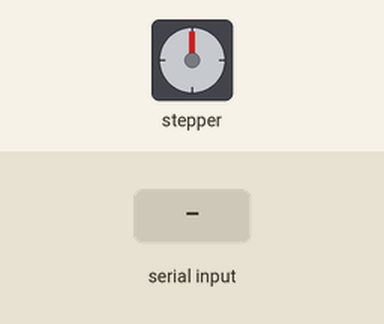
A program run on a simulated Raspberry Pi (BCM pin numbers). Shown: stepper motor. The test bench sets the inputs (shaded band). The stepper is drawn at 2048 steps a turn; what the program prints to the terminal is not drawn.

Above: at 1.7 s.
1.8 s: "1" typed at the terminal
3.3 s: "izq" typed at the terminal
4.8 s: "med" typed at the terminal
Timing chart, 0 to 7.8 s (numbered marks = the images above; inputs shaded):
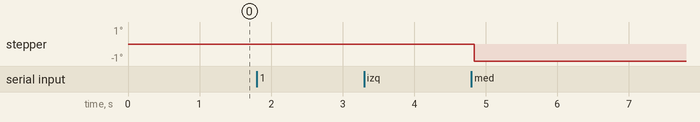

Measured:
- after the input at 1.8 s, every drawn part: stays the same
- after the input at 3.3 s, every drawn part: stays the same

The program:

motorpap2.py
```python
#!/usr/bin/env python

# import required libs
import time
import RPi.GPIO as GPIO

GPIO.cleanup() #cleaning up in case GPIOS have been preactivated

# Use BCM GPIO references
# instead of physical pin numbers
GPIO.setmode(GPIO.BCM)

# be sure you are setting pins accordingly
# GPIO10,GPIO9,GPIO11,GPI25
StepPins = [10,9,11,25]

# Set all pins as output
for pin in StepPins:
  GPIO.setup(pin,GPIO.OUT)
  GPIO.output(pin, False)

#wait some time to start
time.sleep(0.5)

# Define some settings
StepCounter = 0
WaitTime = 0.0015

# Full giro anti horario
Seq1 = []
Seq1 = range(0, 4)
Seq1[0] = [1,1,0,0]
Seq1[1] = [1,0,0,1]
Seq1[2] = [0,0,1,1]
Seq1[3] = [0,1,1,0]

# Define advanced sequence
# medio giro horario
Seq2 = []
Seq2 = range(0, 8)
Seq2[0] = [1,0,0,0]
Seq2[1] = [1,1,0,0]
Seq2[2] = [0,1,0,0]
Seq2[3] = [0,1,1,0]
Seq2[4] = [0,0,1,0]
Seq2[5] = [0,0,1,1]
Seq2[6] = [0,0,0,1]
Seq2[7] = [1,0,0,1]

# medio giro anti horario
Seq4 = []
Seq4 = range(0, 8)
Seq4[0] = [1,0,0,0]
Seq4[1] = [1,0,0,1]
Seq4[2] = [0,0,0,1]
Seq4[3] = [0,0,1,1]
Seq4[4] = [0,0,1,0]
Seq4[5] = [0,1,1,0]
Seq4[6] = [0,1,0,0]
Seq4[7] = [1,1,0,0]

#Full torque giro horario
Seq3 = []
Seq3 = [3,2,1,0]
Seq3[0] = [0,0,1,1]
Seq3[1] = [1,0,0,1]
Seq3[2] = [1,1,0,0]
Seq3[3] = [0,1,1,0]


def girarIF(aux):
	StepCounter=0
	print(aux*8)
	for x in range(1,aux*8):
		print("El valor de x es ",x)
		for z in range(0, 4):
			print("el valor de z es ",z)
			xpin2 = StepPins[z]
			print("el valor de pin es ",xpin2)
			print("el contador es ",StepCounter)
			print(Seq1[StepCounter][z])
			if Seq1[StepCounter][z]==1:
				print " Step %i Enable %i" %(StepCounter,xpin2)
				GPIO.output(xpin2, True)
			else:
				GPIO.output(xpin2, False)
		print("6")
		StepCounter = StepCounter+1
		print("7")
		if (StepCounter==4):
			StepCounter = 0
		if (StepCounter<0):
			StepCounter = 0
		# Wait before moving on
		time.sleep(WaitTime)

def girarIM(aux):
	StepCounter=0
	print(aux*8)
	for x in range(1,aux*8):
		print("El valor de x es ",x)
		for z in range(0, 4):
			print("el valor de z es ",z)
			xpin2 = StepPins[z]
			print("el valor de pin es ",xpin2)
			print("el contador es ",StepCounter)
			print(Seq4[StepCounter][z])
			if Seq4[StepCounter][z]==1:
				print " Step %i Enable %i" %(StepCounter,xpin2)
				GPIO.output(xpin2, True)
			else:
				GPIO.output(xpin2, False)
		print("6")
		StepCounter = StepCounter+1
		print("7")
		if (StepCounter==8):
			StepCounter = 0
		if (StepCounter<0):
			StepCounter = 0
		# Wait before moving on
		time.sleep(WaitTime)

def girarDF(aux):
	StepCounter=0
	for x in range(1,aux*4):
		for pin in range(0, 4):
			xpin3 = StepPins[pin]
      		if Seq3[StepCounter][pin]!=0:
        		print " Step %i Enable %i" %(StepCounter,xpin3)
        		GPIO.output(xpin3, True)
      		else:
       			GPIO.output(xpin3, False)
    	StepCounter += 1

    	if (StepCounter==4):
    		StepCounter = 0
    	if (StepCounter<0):
    		StepCounter = 0
		# Wait before moving on
		time.sleep(WaitTime)

def girarDM(aux):
	StepCounter=0
	for x in range(1,aux*8):
		for pin in range(0, 4):
			xpin4 = StepPins[pin]
      		if Seq2[StepCounter][pin]!=0:
        		print " Step %i Enable %i" %(StepCounter,xpin4)
        		GPIO.output(xpin4, True)
      		else:
       			GPIO.output(xpin4, False)
    	StepCounter += 1

    	if (StepCounter==8):
    		StepCounter = 0
    	if (StepCounter<0):
    		StepCounter = 0
		# Wait before moving on
		time.sleep(WaitTime)


# Start main loop
try:
	while 1==1:
  		print("Selecciona cantidad de movimiento:")
		movimiento=raw_input()
		movimiento=int(movimiento)
		print("Selecciona direccion izquierda(izq) o derecha(der):")
		direccion=raw_input()
		if direccion=="izq":
			print("Selecciona velocidad media(med) o rapida(fast):")
			velocidad=raw_input();
			if velocidad=="med":
				girarIM(movimiento)
			else:
				girarIF(movimiento)
		else:
			print("Selecciona velocidad media(1) o rapida(2):")
			velocidad=raw_input();
			if velocidad=='med':
				girarDM(movimiento)
			else:
				girarDF(movimiento)
		for pin in StepPins:
			GPIO.output(pin, False)
except:
  GPIO.cleanup();
finally: #cleaning up and setting pins to low again (motors can get hot if you wont)
  GPIO.cleanup();
  for pin in StepPins:
    GPIO.setup(pin,GPIO.OUT)
    GPIO.output(pin, False)
```
